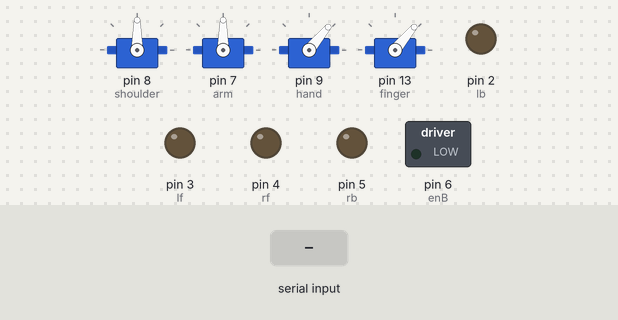
A sketch run on a simulated Arduino Uno, built with avr-gcc and run on an emulated ATmega328P. Shown: 4 × servo, switched loads named in the sketch (green lamp = pin HIGH), output pins drawn as LEDs (lit = HIGH). Inputs (shaded band) come from the test bench.

Above: at 1.2 s.
1.3 s: "K" received over the second serial link
At 3.2 s:
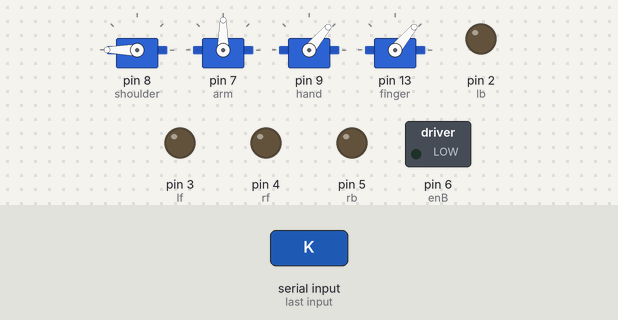
3.7 s: "M" received over the second serial link
At 6.3 s:
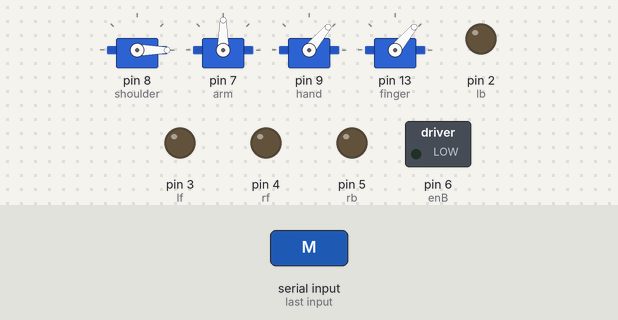
6.7 s: "I" received over the second serial link
At 8.7 s:
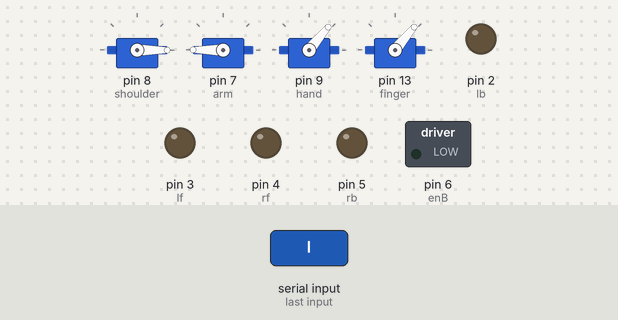
9.1 s: "G" received over the second serial link
At 9.26 s:
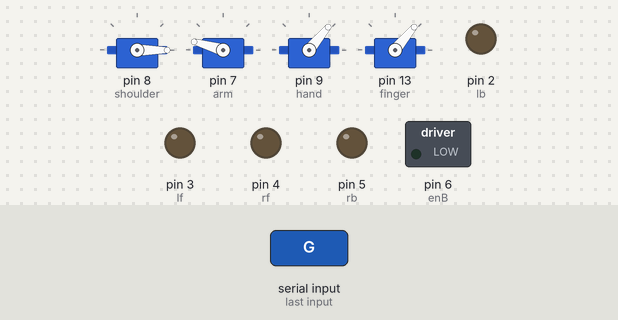
10.9 s: "C" received over the second serial link
At 12.3 s:
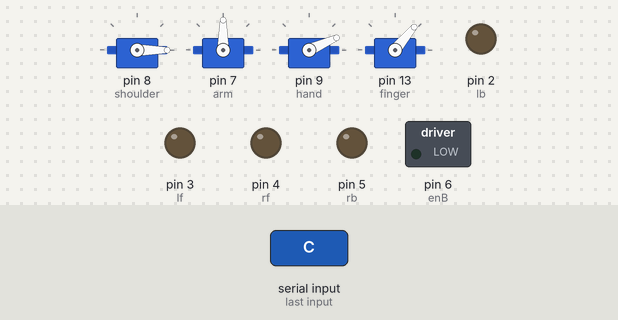
12.6 s: "K" received over the second serial link
At 15.4 s:
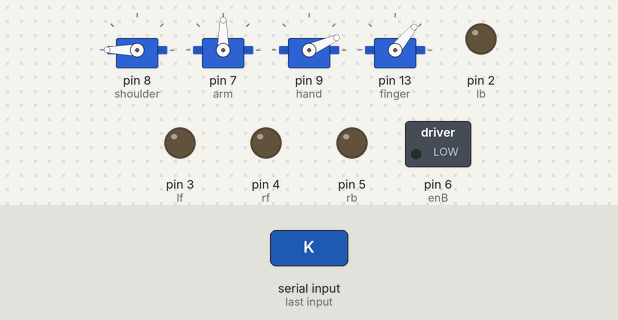
Timing chart, 0 to 16.6 s (numbered marks = the images above; inputs shaded):
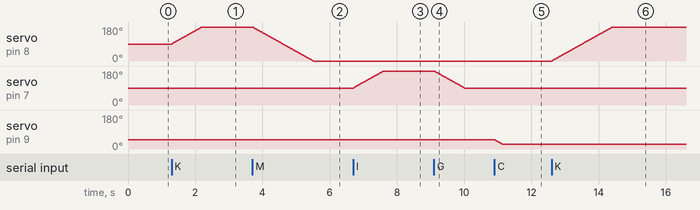

Measured:
- after the input at 1.3 s, servo on pin 8 (shoulder): moves from 90° to 180° over 0.89 s, starting at once
- after the input at 3.7 s, servo on pin 8 (shoulder): moves from 180° to 0° over 1.8 s, starting at once
- after the input at 6.7 s, servo on pin 7 (arm): moves from 90° to 180° over 0.89 s, starting at once
- after the input at 9.1 s, servo on pin 7 (arm): moves from 180° to 90° over 0.89 s, starting at once
- after the input at 10.9 s, servo on pin 9 (hand): moves from 50° to 24° over 0.24 s, starting at once
- after the input at 12.6 s, servo on pin 8 (shoulder): moves from 0° to 180° over 1.8 s, starting at once

The sketch:

code_arduino_tank.ino
```cpp
#include <Servo.h>


#include <SoftwareSerial.h>

Servo shoulder;
Servo arm;
Servo hand;
Servo finger;

int enA = 1;
int lb = 2;
int lf = 3;
int rf = 4;
int rb = 5;
int enB = 6;


int bluetoothTx = 10;  // bluetooth tx to 10 pin
int bluetoothRx = 11;  // bluetooth rx to 11 pin


short shoul_stat = 0; // 0 là đứng yên, 1 là trái, 2 là phải

short arm_stat = 0; // 0 là đứng yên, 1 là tới, 2 là lui

short hand_stat = 0;

short finger_stat = 0;

short runVert = 0; // 0 đứng yên, 1 đi tới, 2 đi lùi

short runRotate = 0;

SoftwareSerial bluetooth(bluetoothTx, bluetoothRx);

byte sh_pos = 90;

byte arm_pos = 90;  // Changed data type to byte

byte hand_pos = 50;   // Changed data type to byte

byte fin_pos = 50;    // Changed data type to byte

void setup() {

Serial.begin(9600);

pinMode(lf,OUTPUT);   //left motors  fwd
pinMode(lb,OUTPUT);  //left motors bwd
pinMode(rf,OUTPUT);   //right  motors fwd
pinMode(rb,OUTPUT);
pinMode(enA,OUTPUT);
//pinMode(enB,OUTPUT);

//
//analogWrite(enA, 0);
//analogWrite(enB, 0);

  bluetooth.begin(9600);


  shoulder.attach(8);


  arm.attach(7);

  hand.attach(9);

 finger.attach(13);


  shoulder.write(sh_pos);


  arm.write(arm_pos);


  hand.write(hand_pos);


  finger.write(fin_pos);


}


void loop() {
  if (bluetooth.available() > 0) {


    char command = bluetooth.read();


    switch(command){


      case 'K': shoul_stat = 1;break;


      case 'L': shoul_stat = 0;break;


      case 'M': shoul_stat = 2;break;


      case 'N': shoul_stat = 0;break;


      case 'G': arm_stat = 1;break;


      case 'H': arm_stat = 0;  ;break;


      case 'I': arm_stat = 2;break;


      case 'J': arm_stat = 0;  ;break;


      case 'C': hand_stat = 1;break;


      case 'D': hand_stat = 0;  ;break;


      case 'E': hand_stat = 2;break;


      case 'F': hand_stat = 0; break;


      case 'A': {


        if (finger_stat == 1) {
          finger_stat = 0;
          fin_pos = 34;
        } else if(finger_stat == 0){
          finger_stat = 1;
          fin_pos = 55;
        }
        finger.write(fin_pos);

        shoul_stat = 0;


        arm_stat = 0;


        hand_stat = 0;


        runVert = 0;

        break;


      }


      case '1': runVert = 1 ;break;
      case '2': runVert = 0; break;
      case '5': runVert = 2; break;
      case '6': runVert = 0; break;
      case '3': runVert = 3; break;
      case '4': runVert = 0; break;
      case '7': runVert = 4; break;
      case '8': runVert = 0; break;
   }


  }


  if (shoul_stat == 1) {


    if (sh_pos < 180) {


      sh_pos += 2;


      shoulder.write(sh_pos);


    } else {


      shoul_stat = 0;


    }


  } else if (shoul_stat == 2) {


    if (sh_pos > 0) {


      sh_pos -= 2;


      shoulder.write(sh_pos);


    } else {


      shoul_stat = 0;


    }


  }


  if (arm_stat == 1) {


    if (arm_pos > 90) {


      arm_pos -= 2;


      arm.write(arm_pos);


    } else {


      arm_stat = 0;


    }


  } else if (arm_stat == 2) {


    if (arm_pos < 180) {


      arm_pos += 2;


      arm.write(arm_pos);


    } else {


      arm_stat = 0;


    }


  }


  if (hand_stat == 1) {


    if (hand_pos > 25) {


      hand_pos -= 2;


      hand.write(hand_pos);


    } else {


      hand_stat = 0;


    }


  } else if (hand_stat == 2) {


    if (hand_pos < 87) {


      hand_pos += 2;


      hand.write(hand_pos);


    } else {


      hand_stat = 0;


    }


  }


  if(runVert == 1){
    digitalWrite(rf,HIGH);
    digitalWrite(lf,HIGH);
    digitalWrite(rb,LOW);
    digitalWrite(lb,LOW);
    analogWrite(enA, 225);
    analogWrite(enB, 225);

  }else if(runVert == 2){
      digitalWrite(rf,LOW);
      digitalWrite(lf,LOW);
      digitalWrite(rb,HIGH);
      digitalWrite(lb,HIGH);
      analogWrite(enA, 225);
      analogWrite(enB, 225);

//  }
//  else if(runVert = 3){
//     digitalWrite(rb,LOW);
//
//
// digitalWrite(lf,LOW);
//
//
// digitalWrite(rf,HIGH);
//
//
// digitalWrite(lb,HIGH);
//analogWrite(enA, 225);
////analogWrite(enB, 225);
//
//  } else if(runVert == 4){
// digitalWrite(rf,LOW);
//
//
// digitalWrite(lb,LOW);
//
//
// digitalWrite(lf,HIGH);
//
//
// digitalWrite(rb,HIGH);
//
//analogWrite(enA, 225);
////analogWrite(enB, 225);
  }else if(runVert == 0){
    digitalWrite(rf,LOW);
    digitalWrite(lf,LOW);
    digitalWrite(rb,LOW);
    digitalWrite(lb,LOW);
    analogWrite(enA, LOW);
    analogWrite(enB, LOW);
  }


//if(runRotate == 1){
//    digitalWrite(rf,LOW);
//    digitalWrite(lf,HIGH);
//    digitalWrite(rb,LOW);
//    digitalWrite(lb,HIGH);
//    analogWrite(enB, 225);
//    analogWrite(enA, 225);
//
//  }else if(runRotate == 2){
//      digitalWrite(rf,HIGH);
//
//
//      digitalWrite(lf,LOW);
//
//
//      digitalWrite(rb,HIGH);
//
//
//      digitalWrite(lb,LOW);
//      analogWrite(enB, 225);
//    analogWrite(enA, 225);
//
//  } else if(runRotate == 0){
//  digitalWrite(rf,LOW);
//
//
//      digitalWrite(lf,LOW);
//
//
//      digitalWrite(rb,LOW);
//
//
//      digitalWrite(lb,LOW);
//      analogWrite(enA, 0);
//      analogWrite(enB, 0);
//
//  }


  delay(20);


}
```
